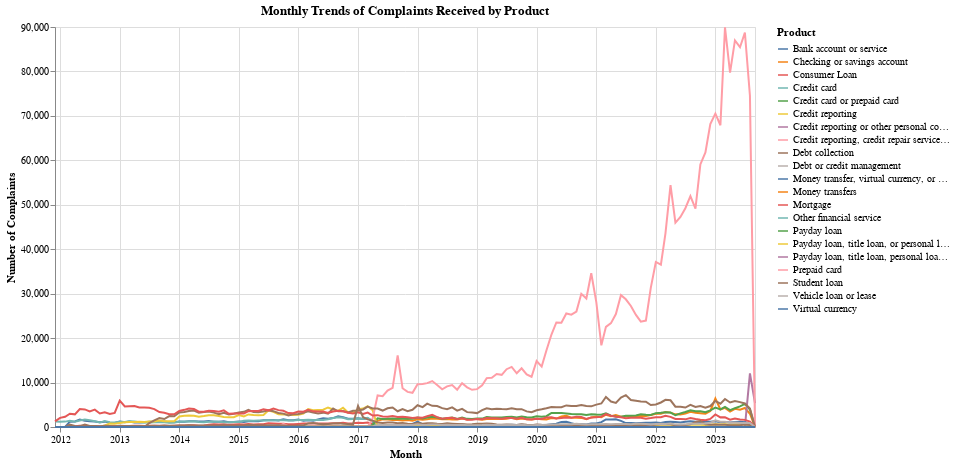

Notebook cell for this chart:
### Markdown cell above
Monthly Trends of Complaints Received by Products

### Code cell
# Group by month and product
monthly_product_grouped = data.groupby([data['Date received'].dt.to_period('M'), 'Product']).size().reset_index(name='Count')

# Pivot the table
pivot_monthly_product = monthly_product_grouped.pivot(index='Date received', columns='Product', values='Count').fillna(0)

# Convert Period back to datetime for plotting
pivot_monthly_product.index = pivot_monthly_product.index.to_timestamp()

# Reshape the data for Altair
pivot_monthly_product.reset_index(inplace=True)
melted_data = pd.melt(pivot_monthly_product, id_vars=['Date received'], var_name='Product', value_name='Count')

# Create the Altair chart
chart = alt.Chart(melted_data).mark_line().encode(
    x=alt.X('Date received:T', title='Month'),
    y=alt.Y('Count:Q', title='Number of Complaints'),
    color=alt.Color('Product:N', title='Product'),
    tooltip=['Date received:T', 'Product:N', 'Count:Q']
).properties(
    title='Monthly Trends of Complaints Received by Product',
    width=700,
    height=400
)

chart

### Figure 1 — Vega-Lite specification as saved in the notebook (floating-point values rounded to 4 significant figures; data arrays with more than 128 entries replaced by an {"elided": "..."} marker saying what was removed)
{"config": {"view": {"continuousWidth": 400, "continuousHeight": 300}}, "data": {"name": "data-fc9f2174759461c175063f4b9c476cd9"}, "mark": "line", "encoding": {"color": {"field": "Product", "title": "Product", "type": "nominal"}, "tooltip": [{"field": "Date received", "type": "temporal"}, {"field": "Product", "type": "nominal"}, {"field": "Count", "type": "quantitative"}], "x": {"field": "Date received", "title": "Month", "type": "temporal"}, "y": {"field": "Count", "title": "Number of Complaints", "type": "quantitative"}}, "height": 400, "title": "Monthly Trends of Complaints Received by Product", "width": 700, "$schema": "https://vega.github.io/schema/vega-lite/v5.2.0.json", "datasets": {"data-fc9f2174759461c175063f4b9c476cd9": {"elided": "2982 records"}}}
